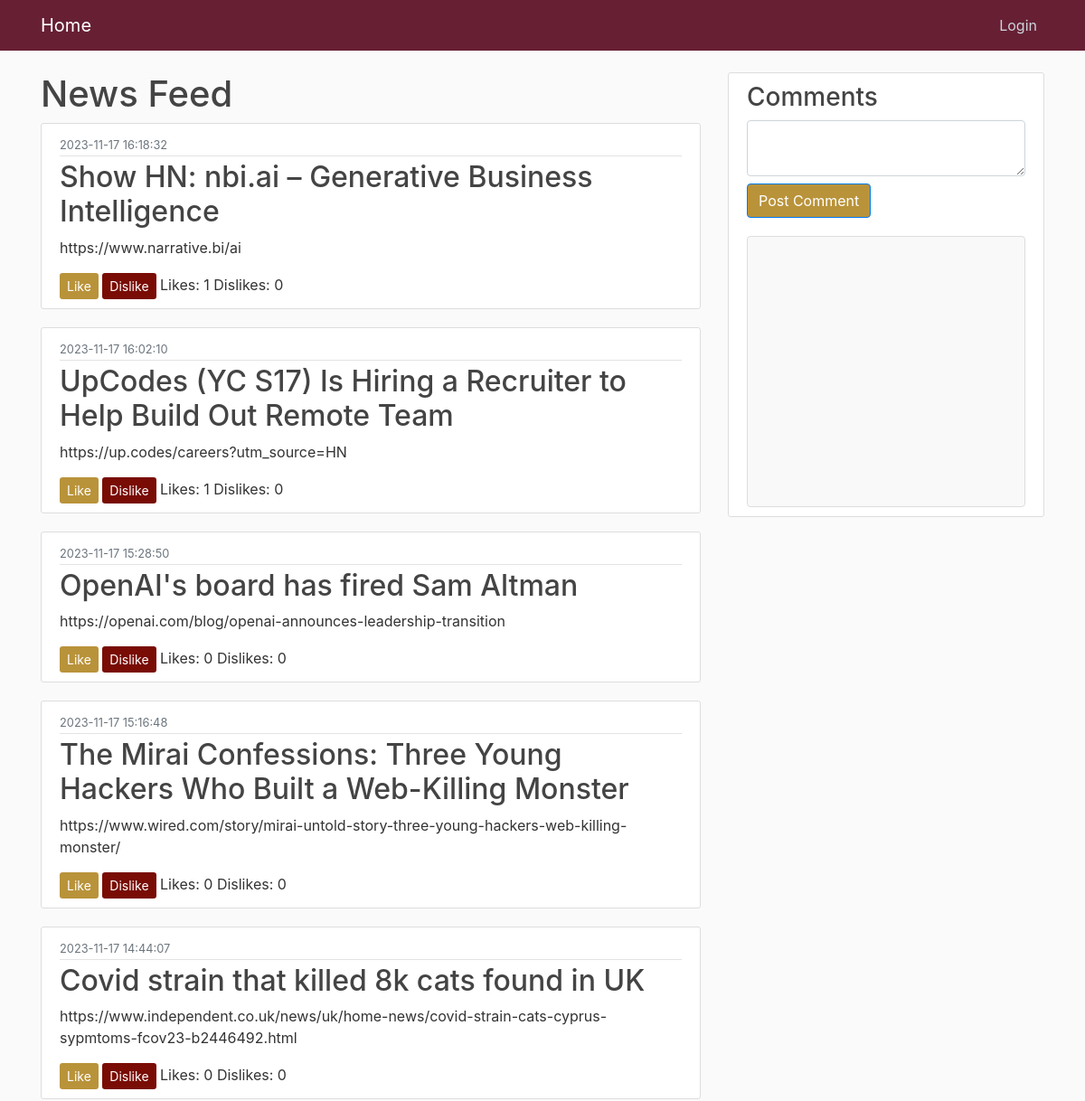
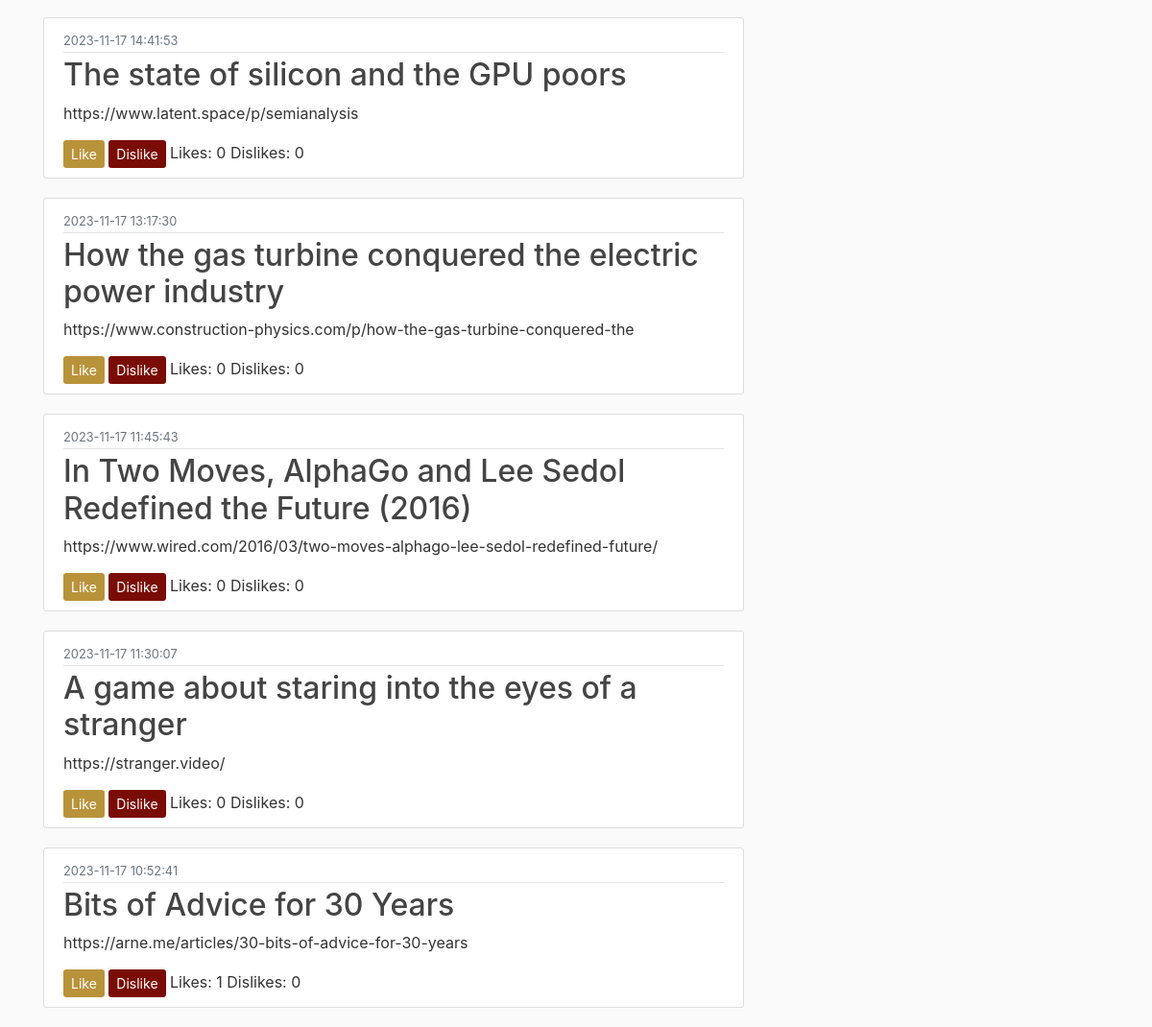
Page /news on the committed database (2 pictures, top to bottom).
### app/models.py (models this page shows, shortened)
class Post(db.Model):
    id = db.Column(db.Integer, primary_key=True)
    title = db.Column(db.String(100), nullable=False)
    time = db.Column(db.DateTime, nullable=False, default=datetime.utcnow)
    content = db.Column(db.Text, nullable=False)
    likes = db.Column(db.Integer, default=0)
    dislikes = db.Column(db.Integer, default=0)
    by = db.Column(db.String(100), nullable=True)
    descendants = db.Column(db.Integer, default=0)
    kids = db.Column(db.String(500), nullable=True)  # Store as comma-separated string or use a related table
    score = db.Column(db.Integer, default=0)
    type = db.Column(db.String(50), nullable=True)
    url = db.Column(db.Text, nullable=True)

### app/routes.py (the view)
@app.route('/news')
def newsfeed():
    comments = (Comment.query
                .join(User, User.id == Comment.user_id)
                .add_columns(User.email, User.username, Comment.text, Comment.timestamp)
                .order_by(Comment.timestamp.desc())
                .limit(10)
                .all())
    user_id = session.get('profile', {}).get('user_id')
    news_items = (
        Post.query.order_by(Post.time.desc(), Post.likes.desc(), Post.dislikes)
        .paginate(page=1, per_page=10, error_out=False)
        .items
    )
    user_actions = UserPostAction.query.filter_by(user_id=user_id).all()
    user_actions_map = {action.post_id: action.action for action in user_actions}
    for item in news_items:
        item.user_action = user_actions_map.get(item.id, None)
    is_admin = False
    user_id = session.get('profile', {}).get('user_id')
    if user_id:
        user = User.query.filter_by(auth0_id=user_id).first()
        if user and user.is_admin:
            is_admin = True
    return render_template('newsfeed.html', news_items=news_items, comments=comments, is_admin=is_admin)

### app/templates/newsfeed.html
{% extends "layout.html" %}
{% block content %}
    <h1>News Feed</h1>
    <div class="news-items">
        {% for news_item in news_items %}
        <article class="media content-section">
            <div class="media-body">
              <div class="article-metadata">
                <small class="text-muted">{{ news_item.time.strftime('%Y-%m-%d %H:%M:%S') }}</small>
              </div>
              <h2><a class="article-title" href="#">{{ news_item.title }}</a></h2>
              <p class="article-content">{{ news_item.content }}</p>
              <a href="{{ url_for('like', post_id=news_item.id) }}" class="btn btn-sm {{ 'btn-primary' if news_item.user_action == 'like' else 'btn-like' }}">Like</a>
              <a href="{{ url_for('dislike', post_id=news_item.id) }}" class="btn btn-sm {{ 'btn-primary' if news_item.user_action == 'dislike' else 'btn-dislike' }}">Dislike</a>
              <span>Likes: {{ news_item.likes }}</span>
              <span>Dislikes: {{ news_item.dislikes }}</span>
            </div>
          </article>
        {% endfor %}
    </div>
{% endblock %}

### app/templates/layout.html (shortened to what this page needs)
<!DOCTYPE html>
<html>
<head>
    <link rel="stylesheet" href="https://cdn.jsdelivr.net/npm/bootstrap@4.4.1/dist/css/bootstrap.min.css">
    <link rel="stylesheet" type="text/css" href="{{ url_for('static', filename='main.css') }}">
</head>
<body>
    <header class="site-header">
        <nav class="navbar navbar-expand-md navbar-dark bg-steel fixed-top">
          <div class="container">
            <a class="navbar-brand mr-4" href="/">Home</a>
            <div class="collapse navbar-collapse" id="navbarToggle">
              <div class="navbar-nav">
                {% if session.get('profile') %}
                <a class="nav-item nav-link" href="{{ url_for('profile') }}">Profile</a>
                {% if is_admin %}
                <a class="nav-item nav-link" href="{{ url_for('admin') }}">Admin</a>
                {% endif %}
                <a class="nav-item nav-link" href="{{ url_for('logout') }}">Logout</a>
                {% else %}
                <a class="nav-item nav-link" href="{{ url_for('login') }}">Login</a>
                {% endif %}
              </div>
            </div>
          </div>
        </nav>
      </header>
      <main role="main" class="container">
        <div class="row">
          <div class="col-md-8">
            {% block content %}{% endblock %}
          </div>
          <div class="col-md-4">
            <div class="content-section">
              <h3>Comments</h3>
          <form action="/post_comment" method="post">
            <textarea name="comment" class="form-control"></textarea>
            <button type="submit" class="btn btn-primary mt-2 custom-button">Post Comment</button>
          </form>
          <div class="comments-section" style="height: 300px; overflow-y: scroll;">
        </div>
            </div>
          </div>
        </div>
      </main>
</body>
</html>

### app/static/main.css (style rules this page uses)
body { background: #fafafa; color: #333333; margin-top: 5rem; }
h1, h2, h3, h4, h5, h6 { color: #444444; }
.bg-steel { background-color: #671f34; }
.site-header .navbar-nav .nav-link { color: #cbd5db; }
.content-section { background: #ffffff; padding: 10px 20px; border: 1px solid #dddddd; border-radius: 3px; margin-bottom: 20px; }
.article-title { color: #444444; }
.article-content { white-space: pre-line; }
.article-metadata { padding-bottom: 1px; margin-bottom: 4px; border-bottom: 1px solid #e3e3e3 }
.btn-like { background-color: #b9933a; color: white; border: none; }
.btn-dislike { background-color: #790c04; color: white; border: none; }
.custom-button { background-color: #b9933a; color: white; }
.comments-section { height: 300px; overflow-y: scroll; border: 1px solid #ddd; border-radius: 4px; padding: 10px; margin-top: 20px; background-color: #f9f9f9; }

### rows in the picture
Post: time "2023-11-17 16:18:32", title "Show HN: nbi.ai – Generative Business Intelligence", content "https://www.narrative.bi/ai", likes "1", dislikes "0"
Post: time "2023-11-17 16:02:10", title "UpCodes (YC S17) Is Hiring a Recruiter to Help Build Out Remote Team", content "https://up.codes/careers?utm_source=HN", likes "1", dislikes "0"
Post: time "2023-11-17 15:28:50", title "OpenAI's board has fired Sam Altman", content "https://openai.com/blog/openai-announces-leadership-transition", likes "0", dislikes "0"
Post: time "2023-11-17 15:16:48", title "The Mirai Confessions: Three Young Hackers Who Built a Web-Killing Monster", content "https://www.wired.com/story/mirai-untold-story-three-young-hackers-web-killing-monster/", likes "0", dislikes "0"
Post: time "2023-11-17 14:44:07", title "Covid strain that killed 8k cats found in UK", content "https://www.independent.co.uk/news/uk/home-news/covid-strain-cats-cyprus-sypmtoms-fcov23-b2446492.html", likes "0", dislikes "0"
Post: time "2023-11-17 14:41:53", title "The state of silicon and the GPU poors", content "https://www.latent.space/p/semianalysis", likes "0", dislikes "0"
Post: time "2023-11-17 13:17:30", title "How the gas turbine conquered the electric power industry", content "https://www.construction-physics.com/p/how-the-gas-turbine-conquered-the", likes "0", dislikes "0"
Post: time "2023-11-17 11:45:43", title "In Two Moves, AlphaGo and Lee Sedol Redefined the Future (2016)", content "https://www.wired.com/2016/03/two-moves-alphago-lee-sedol-redefined-future/", likes "0", dislikes "0"
Post: time "2023-11-17 11:30:07", title "A game about staring into the eyes of a stranger", content "https://stranger.video/", likes "0", dislikes "0"
Post: time "2023-11-17 10:52:41", title "Bits of Advice for 30 Years", content "https://arne.me/articles/30-bits-of-advice-for-30-years", likes "1", dislikes "0"
